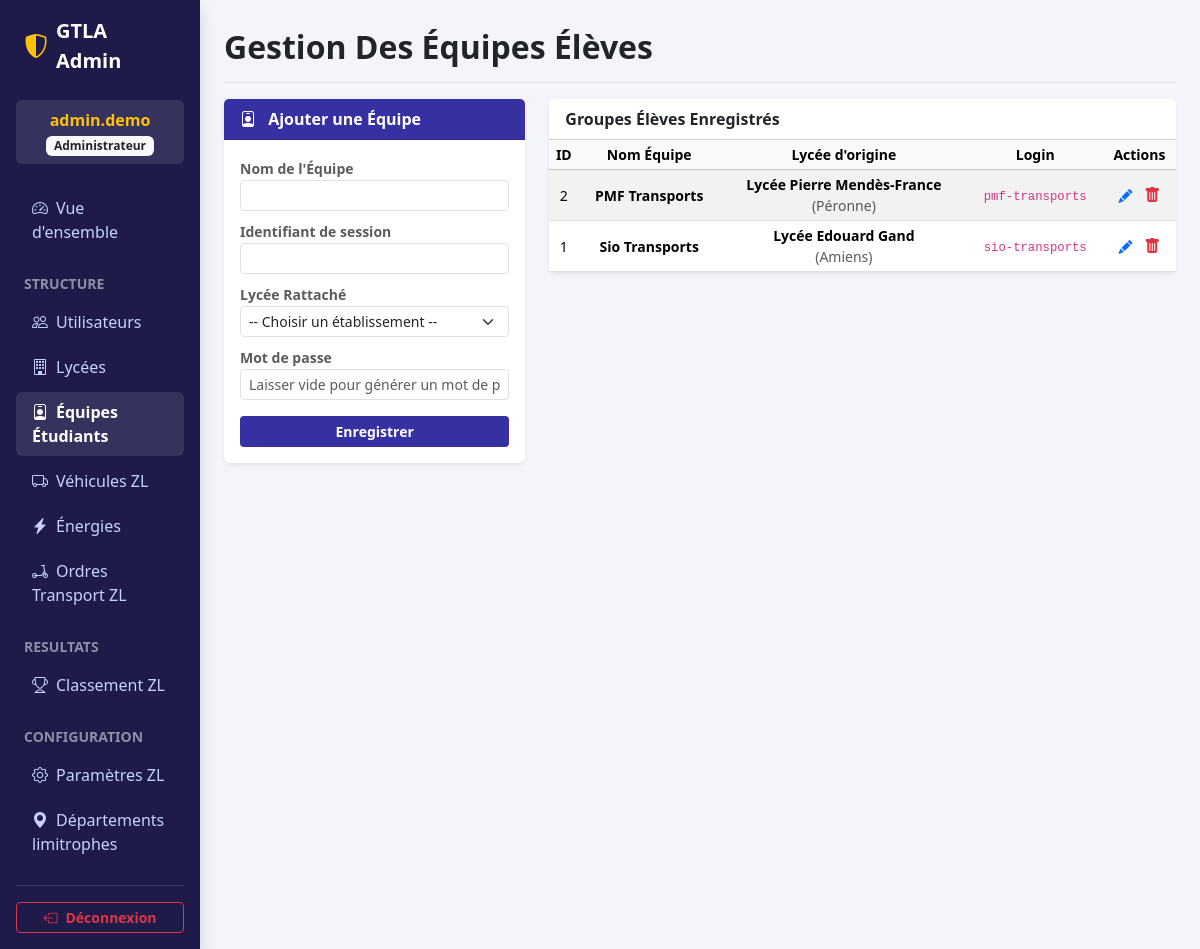
Screenshot of /admin/?section=equipes (signed in) with the database file from the repository.
### tables this page shows
CREATE TABLE `equipes` (
  `id_equipe` int(11) NOT NULL,
  `nom_equipe` varchar(50) NOT NULL,
  `login_equipe` varchar(50) NOT NULL,
  `mot_de_passe` varchar(255) NOT NULL,
  `id_lycee` int(11) NOT NULL
);

CREATE TABLE `lycees` (
  `id_lycee` int(11) NOT NULL,
  `nom_lycee` varchar(100) NOT NULL,
  `ville` varchar(100) DEFAULT NULL
);

### admin/includes/equipes.php (the view, shortened to what this page needs)
<?php
$equipes = $pdo->query("
    SELECT e.*, l.nom_lycee, l.ville
    FROM equipes e
    LEFT JOIN lycees l ON e.id_lycee = l.id_lycee
    ORDER BY e.nom_equipe ASC
")->fetchAll();
$edit_eq = null;
?>
<div class="row g-4">
    <div class="col-md-4">
        <div class="card border-0 shadow-sm">
            <div class="card-header bg-admin-header text-white fw-bold">
                <?= $edit_eq ? '<i class="bi bi-pencil-square me-2"></i> Modifier' : '<i class="bi bi-person-badge me-2"></i> Ajouter' ?> une Équipe
            </div>
            <div class="card-body">
                <form action="actions.php?action=save_equipe" method="POST">
                    <div class="mb-2">
                        <label class="small fw-bold text-muted">Nom de l'Équipe</label>
                        <input type="text" name="nom_equipe" class="form-control form-control-sm" value="<?= htmlspecialchars($edit_eq['nom_equipe'] ?? '') ?>" required>
                    </div>
                    <div class="mb-2">
                        <label class="small fw-bold text-muted">Identifiant de session</label>
                        <input type="text" name="login_equipe" class="form-control form-control-sm" value="<?= htmlspecialchars($edit_eq['login_equipe'] ?? '') ?>" required>
                    </div>
                    <div class="mb-2">
                        <label class="small fw-bold text-muted">Lycée Rattaché</label>
                        <select name="id_lycee" class="form-select form-select-sm" required>
                            <option value="">-- Choisir un établissement --</option>
                        </select>
                    </div>
                    <div class="mb-3">
                        <label class="small fw-bold text-muted">Mot de passe</label>
                        <input type="password" name="mot_de_passe" class="form-control form-control-sm" placeholder="<?= $edit_eq ? 'Laisser vide pour inchangé' : 'Laisser vide pour générer un mot de passe' ?>">
                    </div>
                    <button type="submit" class="btn btn-indigo btn-sm w-100 fw-bold">Enregistrer</button>
                </form>
            </div>
        </div>
    </div>
    <div class="col-md-8">
        <div class="card border-0 shadow-sm">
            <div class="card-header bg-white fw-bold">Groupes Élèves Enregistrés</div>
            <div class="table-responsive">
                <table class="table table-striped table-hover align-middle mb-0 table-sm small text-center">
                    <thead class="table-light">
                        <tr>
                            <th>ID</th>
                            <th>Nom Équipe</th>
                            <th>Lycée d'origine</th>
                            <th>Login</th>
                            <th>Actions</th>
                        </tr>
                    </thead>
                    <tbody>
                        <?php foreach($equipes as $e): ?>
                        <tr>
                            <td><?= $e['id_equipe'] ?></td>
                            <td class="fw-bold"><?= htmlspecialchars($e['nom_equipe']) ?></td>
                            <td>
                                <strong><?= htmlspecialchars($e['nom_lycee'] ?? 'Non assigné') ?></strong>
                                <?php if (!empty($e['ville'])): ?>
                                    <br><span class="text-muted x-small">(<?= htmlspecialchars($e['ville']) ?>)</span>
                                <?php endif; ?>
                            </td>
                            <td><code><?= htmlspecialchars($e['login_equipe']) ?></code></td>
                            <td>
                                <a href="?section=equipes&edit=<?= $e['id_equipe'] ?>" class="text-primary me-2"><i class="bi bi-pencil-fill"></i></a>
                                <form action="actions.php" method="POST" class="d-inline" onsubmit="return confirm('Supprimer cette équipe ?');">
                                    <button type="submit" class="btn btn-link text-danger p-0 border-0 align-baseline"><i class="bi bi-trash-fill"></i></button>
                                </form>
                            </td>
                        </tr>
                        <?php endforeach; ?>
                    </tbody>
                </table>
            </div>
        </div>
    </div>
</div>

### admin/index.php (style rules this page uses)
:root { --admin-primary: #3730a3; --admin-sidebar: #1e1b4b; --admin-light: #f4f5fa; }
body { background-color: var(--admin-light); }
.bg-admin-header { background-color: var(--admin-primary) !important; }
.btn-indigo { background-color: var(--admin-primary); color: white; }

### rows the page displays
equipes: id_equipe "2", nom_equipe "PMF Transports", id_lycee.nom_lycee "Lycée Pierre Mendès-France", id_lycee.ville "Péronne", login_equipe "pmf-transports"
equipes: id_equipe "1", nom_equipe "Sio Transports", id_lycee.nom_lycee "Lycée Edouard Gand", id_lycee.ville "Amiens", login_equipe "sio-transports"

### other values shown
$_SESSION['admin_identifiant'] "admin.demo"
$_SESSION['admin_role'] "Administrateur"
